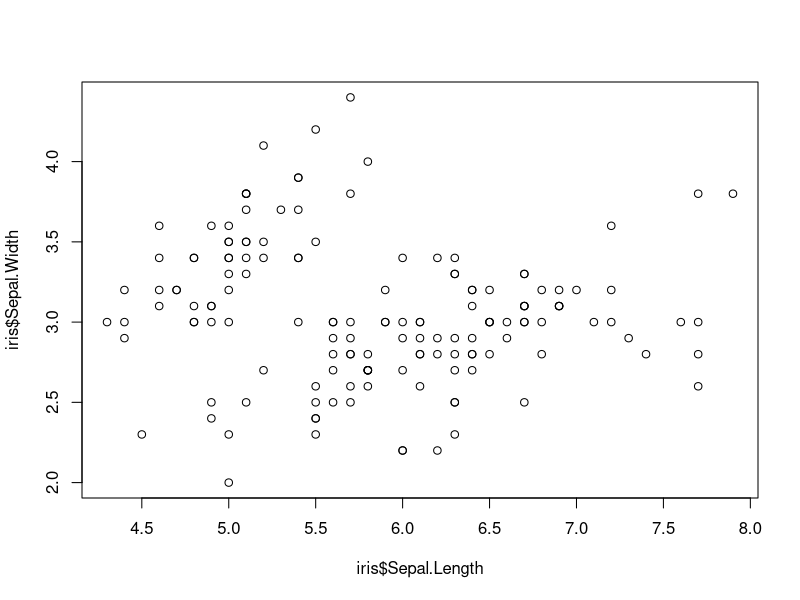
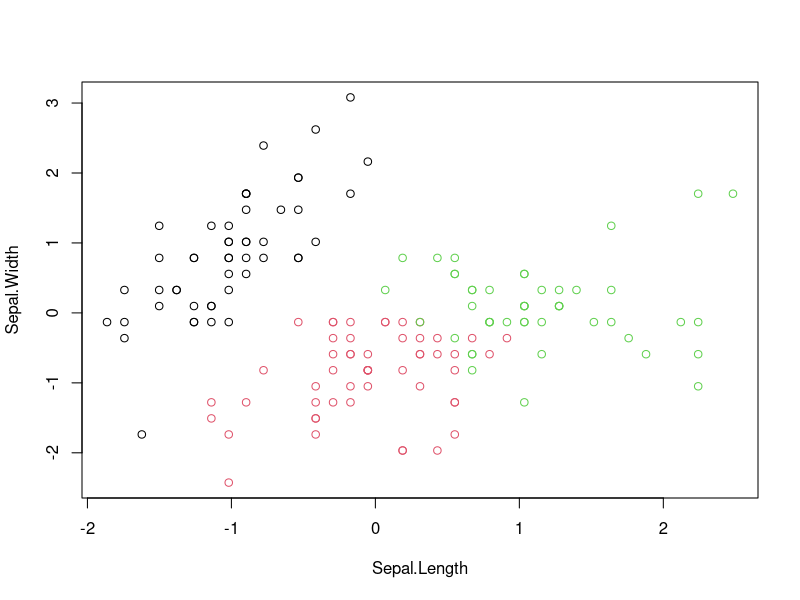
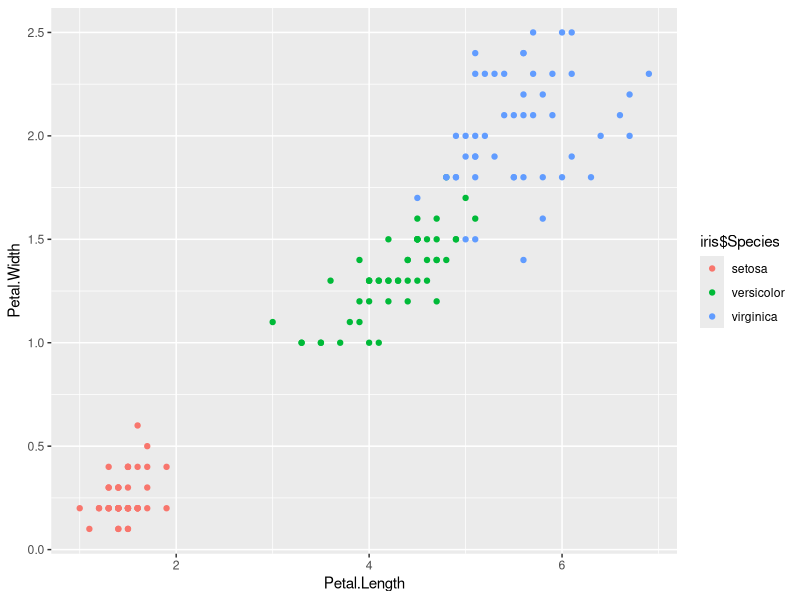
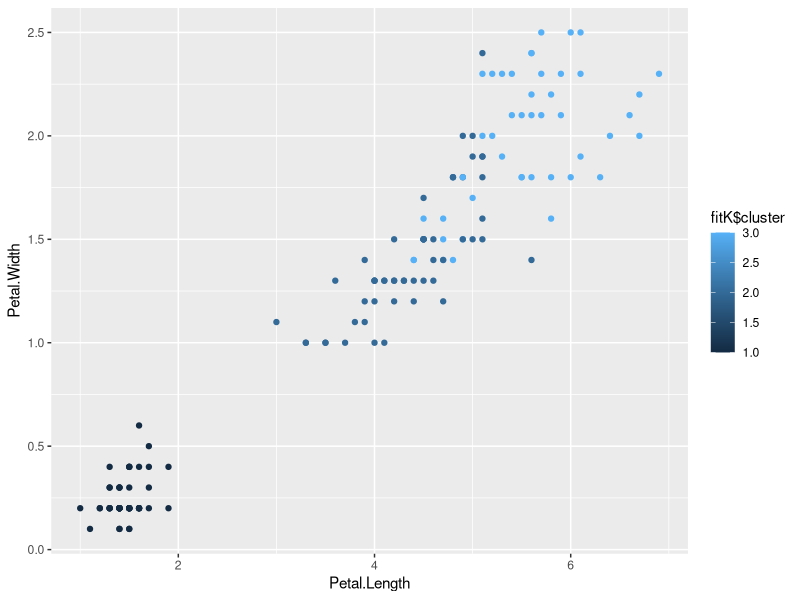
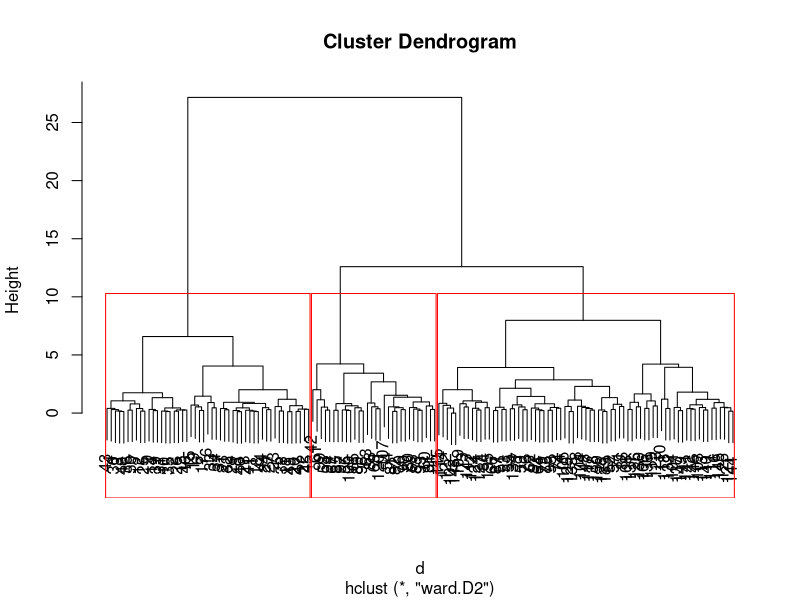
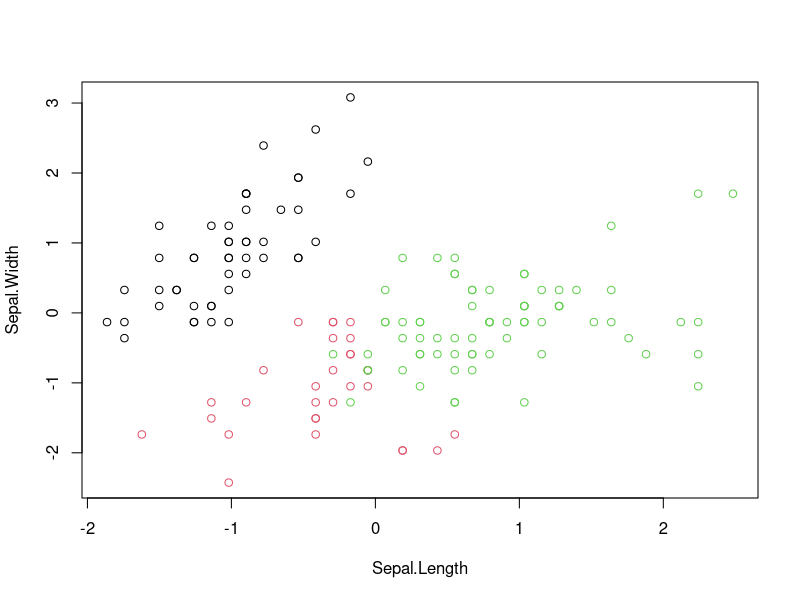

Generate these figures, in order, with R: (Note: this script raises an error after producing the figures.)
library(ggplot2)
library(dbscan)

plot(iris$Sepal.Length,iris$Sepal.Width)
# str(iris)
# normalized data
irisScaled=scale(iris[,-5])
summary(irisScaled)

# k-means clustering
fitK=kmeans(irisScaled,3) # dataset and number of clusters
fitK
fitK$size # size of each cluster
fitK$cluster # cluster assigned to each item in dataset
# str(fitK)
plot(irisScaled,col=fitK$cluster)

# choosing k
#k=list()
#for(i in 1:10){
#  k[[i]]=kmeans(irisScaled,i)
#}
# k
#between_totss=list()
#for(i in 1:10){
#  between_totss[[i]]=k[[i]]$betweenss/k[[i]]$totss
#}
#plot(1:10,between_totss,type = 'b',ylab='between_ss/tot_ss',xlab = 'Cluster(k)')
#for(i in 1:4){
#  plot(irisScaled,col=k[[i]]$cluster)
#}

table(iris$Species,fitK$cluster) # shows how many items of a each species belong to each cluster
ggplot(iris, aes(Petal.Length,Petal.Width,color=iris$Species))+geom_point()
ggplot(iris, aes(Petal.Length,Petal.Width,color=fitK$cluster))+geom_point()

# hierarchial clustering
d=dist(irisScaled) # distance matrix: matrix of distance b/w every point to any other
fitH=hclust(d,"ward.D2") # in ward.D2 method dissimilarities are squared before cluster updating
# ?hclust
plot(fitH)
rect.hclust(fitH,k=3,border = 'red') # draws rectangle around branches of dendogram highlighting the corresponding clusters
cluster=cutree(fitH,3) # cuts a tree into desired number of groups
cluster
plot(irisScaled,col=cluster)
wardtable(iris$Species,cluster)
ggplot(iris, aes(Petal.Length, Petal.Width, color = iris$Species)) +
  geom_point(alpha = 0.4, size = 3.5) + geom_point(col = cluster) +
  scale_color_manual(values = c('black', 'red', 'green'))
# if inner color and outer color does not match they are clustered incorrectly

#dbScan
# Method for determining the optimal eps value
# The method proposed here consists of computing the he k-nearest neighbor distances in a matrix of points.
# The idea is to calculate, the average of the distances of every point to its k nearest neighbors. The value of k will be specified by the
# user and corresponds to MinPts.
# Next, these k-distances are plotted in an ascending order. The aim is to determine the “knee”, which corresponds to the
# optimal eps parameter.
# A knee corresponds to a threshold where a sharp change occurs along the k-distance curve.

kNNdistplot(irisScaled,k=3) # to decide value of eps
# eps => epsilon neighborhood: Radius of our neighborhoods around a data point.
abline(h=0.7,col='red',lty=2) # in graph we see at 0.7 sharp changes occur so we consider 0.7 as knee value
fitD=dbscan(irisScaled,eps=0.7,minPts=5) # minimum pts that form a cluster
plot(irisScaled,col=fitD$cluster)
table(iris$Species,fitD$cluster)
